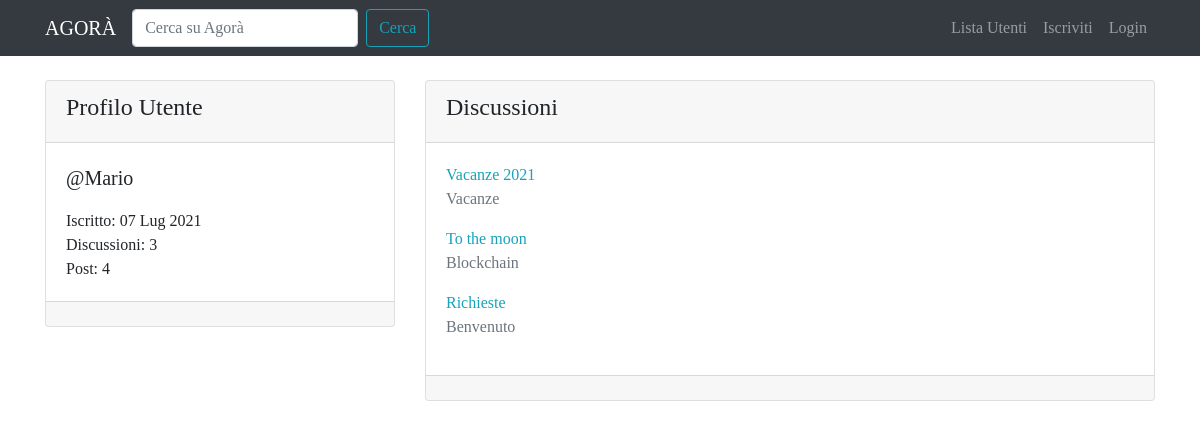
/user/Mario/, run on the app's committed database.
### forum/models.py (models this page shows, shortened)
class BaseModel(models.Model):
    objects = models.Manager()
    class Meta:
        abstract = True

class Discussion(BaseModel):
    title = models.CharField(max_length=120)
    creation_date = models.DateTimeField(auto_now_add=True)
    discussion_author = models.ForeignKey(User, on_delete=models.CASCADE, related_name='discussions')
    discussion_section = models.ForeignKey(Section, on_delete=models.CASCADE)
    def get_absolute_url(self):
        return reverse('discussion_view', kwargs={'pk': self.pk})
    class Meta:
        verbose_name = 'Discussione'
        verbose_name_plural = 'Discussioni'
        ordering = ['creation_date']

class Section(BaseModel):
    name = models.CharField(max_length=80)
    description = models.CharField(max_length=150, blank=True, null=True)
    logo = models.ImageField(blank=True, null=True, default='image_empty.png')
    def __str__(self):
        return self.name
    class Meta:
        verbose_name = 'Sezione'
        verbose_name_plural = 'Sezioni'
        ordering = ['name']

### core/views.py (the view)
# urls.py: path('user/<slug:username>/', views.user_profile_view, name='user_profile'),
def user_profile_view(request, username):
    user = get_object_or_404(User, username=username)
    user_discussions = Discussion.objects.filter(discussion_author=user).order_by('-pk')
    context = {
        'user': user,
        'user_discussions': user_discussions
    }
    return render(request, "core/user_profile_it.html", context)

### core/templates/core/user_profile_it.html (shortened to what this page needs)
{% extends 'base.html' %}
{% block content %}
  <div class="row mt-3">
    <div class="col-lg-4 col-12">
      <div class="card my-2">
        <div class="card-header">
          <h4>{% if request.user == user %}Il tuo {% endif %} Profilo Utente</h4>
        </div>
        <div class="card-body">
          <p class="lead">@{{ user }}</p>
          <p class="mb-0">Iscritto: {{ user.date_joined|date:'d M Y' }}</p>
          <p class="mb-0">Discussioni: {{ user.discussions.count }}</p>
          <p class="mb-0">Post: {{ user.posts.count }}</p>
        </div>
        <div class="card-footer"></div>
      </div>
    </div>
    <div class="col-lg-8 col-12">
      <div class="card my-2">
        <div class="card-header">
          <h4>Discussioni</h4>
        </div>
        <div class="card-body">
          {% for discussion in user_discussions %}
            <a href="{{ discussion.get_absolute_url }}">{{ discussion.title }}</a>
            <p class="text-muted">{{ discussion.discussion_section }}</p>
          {% empty %}
            {% if request.user != user %}
              <p>{{ user }} non ha creato alcuna discussione!</p>
            {% else %}
              <p>Non hai creato alcuna discussione! Inizia Subito!</p>
            {% endif %}
          {% endfor %}
        </div>
        <div class="card-footer"></div>
      </div>
    </div>
  </div>
{% endblock %}

### static-storage/css/agora.css (style rules this page uses)
body { font-family: 'Slabo 27px', serif; }
a, a:hover { color: #17a2b8; }

### data on the page
Discussion: title "Vacanze 2021", discussion_section "Vacanze"
Discussion: title "To the moon", discussion_section "Blockchain"
Discussion: title "Richieste", discussion_section "Benvenuto"

### other printed values
{{ user }} "Mario"
{{ user.date_joined|date:'d M Y' }} "07 Lug 2021"
{{ user.discussions.count }} "3"
{{ user.posts.count }} "4"
